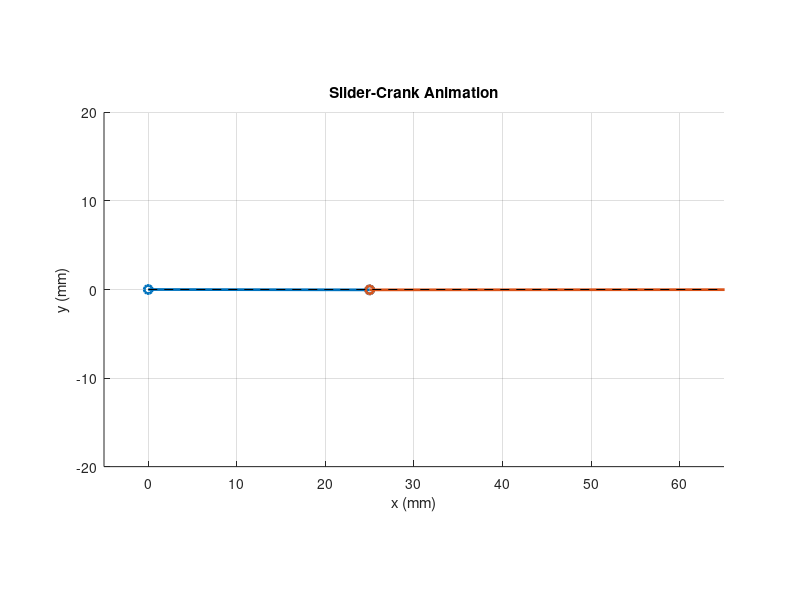
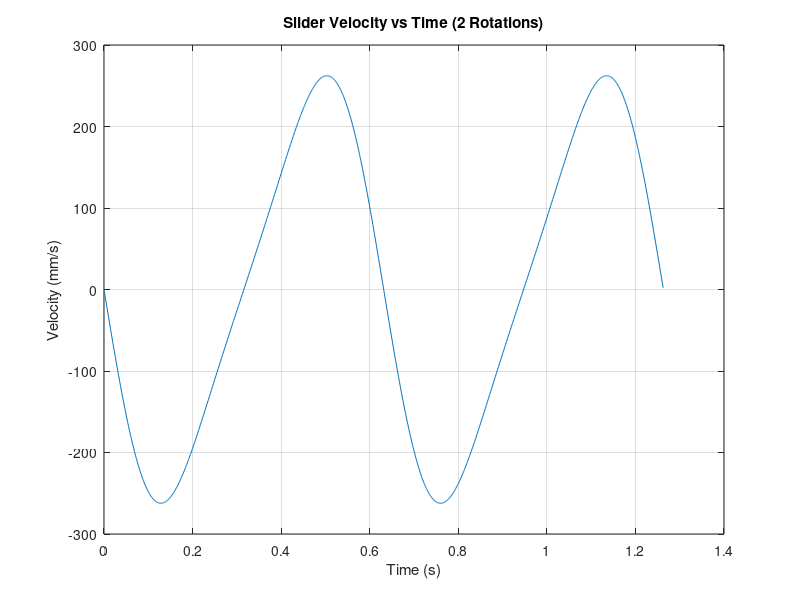

Write MATLAB code to recreate these figures, in order.
%Adam Ling
%501287341
%Mechanisms and Vibrations AER403
%Section 7

close all;
clear;
clc;
ratio=pi/180; %Convert degrees to radians, then set the CB driver and BA coupler lengths to 15mm and 45mm
r2=25;
r3=75; 
rpmOfLink=95; %Define angular velocity
rpmOfLinkinRadians=rpmOfLink*2*pi/60; 

One_cycle=2*pi/rpmOfLinkinRadians; %Set the time for one full rotation of the crank, then do two rotations, and set the time step
TwoTimesTotal=2*One_cycle;
Increment=0.001;
t=0:Increment:TwoTimesTotal;

figure %Open a figure
axis([-5 65 -20 20]) %Set the axis so the whole mechanism fits on the graph
axis equal
axis manual
grid on
title('Slider-Crank Animation') %Add labels
xlabel('x (mm)')
ylabel('y (mm)')

%Create empty plot objects so animation is smoother and faster (there were
%issues with the animation without this part, so I added it)
hold on
h1=plot([0 0],[0 0],'o-','LineWidth',2); %CB
h2=plot([0 0],[0 0],'o-','LineWidth',2); %BA
h3=plot([0 65],[0 0],'k--'); %Pathway for slider
hold off

for i=1:length(t) %Here, most of the program loops to make a bunch of plots and animate as a result
    
    theta_2(i)=rpmOfLinkinRadians*t(i); %Instead of prescribing slider motion like the old lab, the crank angle is now the known input
    
    %Start position analysis by finding x and y positions for crank
    xB=r2*cos(theta_2(i)); %x-position
    yB=r2*sin(theta_2(i)); %y-position 
    
    r1(i)=xB + sqrt(r3^2 - yB^2); %This is now the slider position output from the layout/geometry 
    
    %Start analysis of points, where A is the slider joint, B is the moving joint, and C is the fixed crank pivot
    zz(1,:)=[r1(i), 0]; %Goes in order of point A (this line), B, C, then back to A
    zz(2,:)=[xB, yB]; 
    zz(3,:)=[0, 0];
    zz(4,:)=zz(1,:); 

    theta_3(i)=atan2(zz(2,2)-zz(1,2), zz(2,1)-zz(1,1)); %For the angle of coupler AB, we can use atan2 function in MATLAB, which makes things easier
    
    set(h1,'XData',[zz(3,1) zz(2,1)],'YData',[zz(3,2) zz(2,2)]) %Animate the driving crank CB (this line) then BA
    set(h2,'XData',[zz(2,1) zz(1,1)],'YData',[zz(2,2) zz(1,2)]) 
    drawnow limitrate
    pause(0.001);
end

%Start plotting the velocity of the actual slider
v_slider=gradient(r1, t); %Find slope of slider displacement via gradient function

figure %Open new figure for graph then plot the slider velocity, which is important determine stride length and performance later on
plot(t, v_slider)
grid on
title('Slider Velocity vs Time (2 Rotations)') %Add title and label for axis
xlabel('Time (s)')
ylabel('Velocity (mm/s)')
